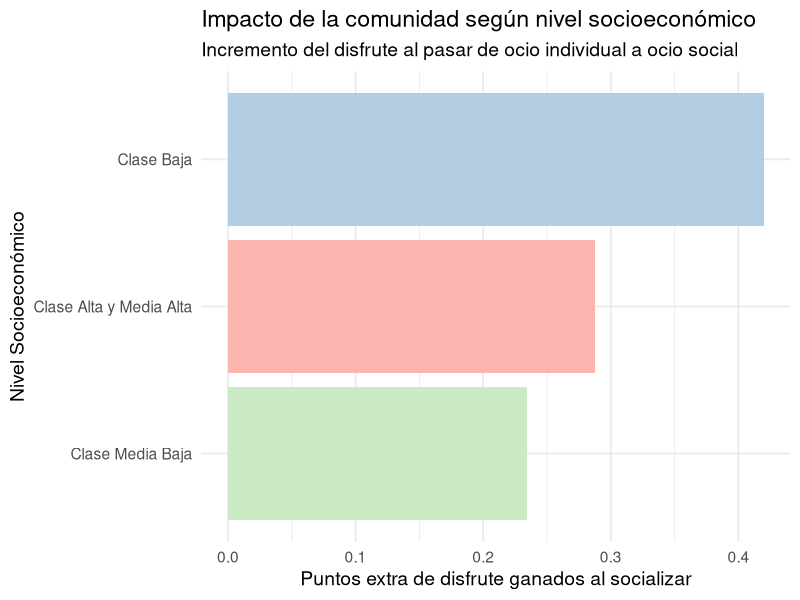

This chart was generated by the following R code:
library(tidyverse)
library(ggplot2)

# Cargar datos
df <- read.csv(
  "datosMerged.csv",
  stringsAsFactors = FALSE,
  check.names = FALSE
)

# =====================================================
# ANALISIS: IMPACTO DE LA COMUNIDAD SEGUN NIVEL SOCIOECONOMICO
# =====================================================

datos_refugio <- df %>%

  filter(!is.na(`Nivel Socioeconómico`)) %>%

  mutate(
    disfrute_ocio = as.numeric(disfrute_ocio),
    disfrute_social_ocio = as.numeric(disfrute_social_ocio)
  ) %>%

  group_by(`Nivel Socioeconómico`) %>%

  summarise(
    Ocio_Individual =
      mean(
        disfrute_ocio,
        na.rm = TRUE
      ),

    Ocio_Social =
      mean(
        disfrute_social_ocio,
        na.rm = TRUE
      ),

    .groups = "drop"
  ) %>%

  mutate(
    Mejora_Social =
      Ocio_Social - Ocio_Individual
  )

print(datos_refugio)

# =====================================================
# GRAFICO
# =====================================================

grafico <- ggplot(
  datos_refugio,
  aes(
    x = reorder(`Nivel Socioeconómico`, Mejora_Social),
    y = Mejora_Social,
    fill = `Nivel Socioeconómico`
  )
) +

  geom_col(show.legend = FALSE) +

  coord_flip() +

  scale_fill_brewer(
    palette = "Pastel1"
  ) +

  theme_minimal(base_size = 14) +

  labs(
    title = "Impacto de la comunidad según nivel socioeconómico",
    subtitle = "Incremento del disfrute al pasar de ocio individual a ocio social",
    x = "Nivel Socioeconómico",
    y = "Puntos extra de disfrute ganados al socializar"
  )

print(grafico)
